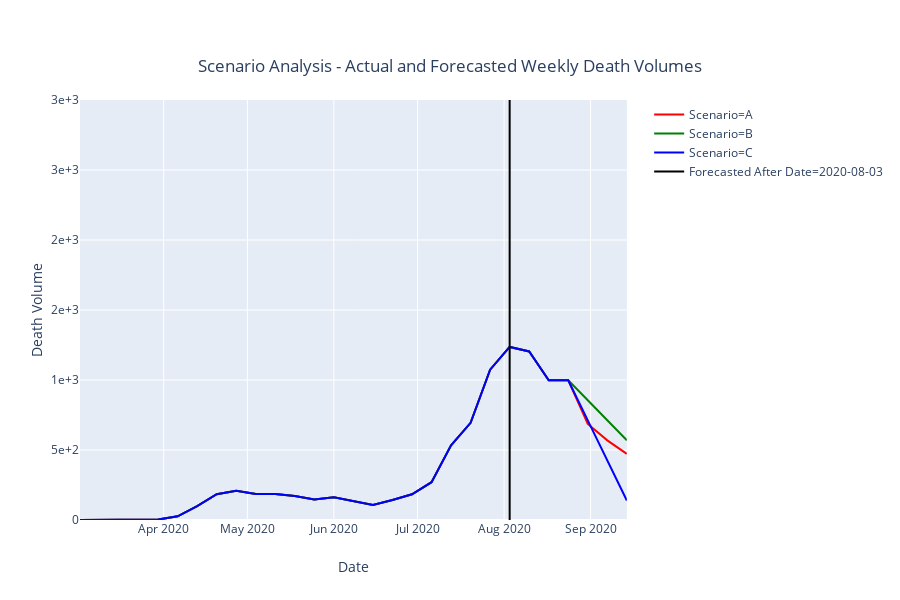

Notebook code for this chart:
### Code cell
df5 = df_agg.groupby(['DateWeek']).agg({'SceA_deaths':'sum','SceB_deaths':'sum','SceC_deaths':'sum'}).reset_index()
df5 = df5.astype({'SceA_deaths':int,'SceB_deaths':int,'SceC_deaths':int}) 

df5['Scenario']="A"
figA = px.line(df5,
             x="DateWeek",
             y='SceA_deaths',
             labels = {'DateWeek':'Date','SceA_deaths':'Death Volume'},
            color='Scenario',
            color_discrete_sequence=["red"],
             title={
                'text': "Scenario Analysis - Actual and Forecasted Weekly Death Volumes",
                'y':0.9,
                'x':0.5,
                'xanchor': 'center',
                'yanchor': 'top'})
df5['Scenario']="B"
figB = px.line(df5,
             x="DateWeek",
             y='SceB_deaths',
             labels = {'DateWeek':'Date','SceB_deaths':'Death Volume'},
               color='Scenario',
               color_discrete_sequence=["green"],
             title={
                'text': "Scenario Analysis - Actual and Forecasted Weekly Death Volumes",
                'y':0.9,
                'x':0.5,
                'xanchor': 'center',
                'yanchor': 'top'})
df5['Scenario']="C"
figC = px.line(df5,
             x="DateWeek",
             y='SceC_deaths',
             labels = {'DateWeek':'Date','SceC_deaths':'Death Volume'},
               color='Scenario',
               color_discrete_sequence=["blue"],
             title={
                'text': "Scenario Analysis - Actual and Forecasted Weekly Death Volumes",
                'y':0.9,
                'x':0.5,
                'xanchor': 'center',
                'yanchor': 'top'})

temp = {'DateWeek': [last_full_week,last_full_week],
        'SceA_deaths': [-10000.00, 10000.00],
        'binned':[last_full_week,last_full_week]
                }
temp_df = pd.DataFrame(temp, columns = ['DateWeek', 'SceA_deaths','binned'])


fig_vertical = px.line(temp_df
                ,x='DateWeek'
                ,y='SceA_deaths'
                ,color='binned'
                ,color_discrete_sequence=["black"]
               ,labels = {'DateWeek':'Date','SceA_deaths':'blah','binned':'Forecasted After Date'},
)

figA.add_trace(figB.data[0])
figA.add_trace(figC.data[0])
figA.add_trace(fig_vertical.data[0])
figA.update_traces(hovertemplate=None)
figA.update_layout(hovermode="x")
figA.update_yaxes(tickformat = ',.0', range = [0,3000])

#fig.add_bar(df2,x='TDR_Week', y='pred_deaths', barmode='stacked')


figA.show()
#py.plot(figA, filename = 'Scenario Analysis - Actual and Forecasted Weekly Death Volumes', auto_open=False)
figA.write_image("chart_images/Scenario Analysis - Actual and Forecasted Weekly Death Volumes.png")

### Figure 1 — Plotly figure (JSON) as saved in the notebook; plotly's stock layout.template omitted (floating-point values rounded to 4 significant figures)
{"data": [{"hoverlabel": {"namelength": 0}, "legendgroup": "Scenario=A", "line": {"color": "red", "dash": "solid"}, "mode": "lines", "name": "Scenario=A", "showlegend": true, "type": "scatter", "x": ["2020-03-02T00:00:00", "2020-03-09T00:00:00", "2020-03-16T00:00:00", "2020-03-23T00:00:00", "2020-03-30T00:00:00", "2020-04-06T00:00:00", "2020-04-13T00:00:00", "2020-04-20T00:00:00", "2020-04-27T00:00:00", "2020-05-04T00:00:00", "2020-05-11T00:00:00", "2020-05-18T00:00:00", "2020-05-25T00:00:00", "2020-06-01T00:00:00", "2020-06-08T00:00:00", "2020-06-15T00:00:00", "2020-06-22T00:00:00", "2020-06-29T00:00:00", "2020-07-06T00:00:00", "2020-07-13T00:00:00", "2020-07-20T00:00:00", "2020-07-27T00:00:00", "2020-08-03T00:00:00", "2020-08-10T00:00:00", "2020-08-17T00:00:00", "2020-08-24T00:00:00", "2020-08-31T00:00:00", "2020-09-07T00:00:00", "2020-09-14T00:00:00"], "xaxis": "x", "y": [0, 0, 0, 1, 3, 26, 99, 184, 208, 185, 186, 172, 147, 163, 136, 108, 143, 184, 270, 533, 694, 1074, 1236, 1204, 998, 998, 686, 569, 472], "yaxis": "y"}, {"hoverlabel": {"namelength": 0}, "legendgroup": "Scenario=B", "line": {"color": "green", "dash": "solid"}, "mode": "lines", "name": "Scenario=B", "showlegend": true, "type": "scatter", "x": ["2020-03-02T00:00:00", "2020-03-09T00:00:00", "2020-03-16T00:00:00", "2020-03-23T00:00:00", "2020-03-30T00:00:00", "2020-04-06T00:00:00", "2020-04-13T00:00:00", "2020-04-20T00:00:00", "2020-04-27T00:00:00", "2020-05-04T00:00:00", "2020-05-11T00:00:00", "2020-05-18T00:00:00", "2020-05-25T00:00:00", "2020-06-01T00:00:00", "2020-06-08T00:00:00", "2020-06-15T00:00:00", "2020-06-22T00:00:00", "2020-06-29T00:00:00", "2020-07-06T00:00:00", "2020-07-13T00:00:00", "2020-07-20T00:00:00", "2020-07-27T00:00:00", "2020-08-03T00:00:00", "2020-08-10T00:00:00", "2020-08-17T00:00:00", "2020-08-24T00:00:00", "2020-08-31T00:00:00", "2020-09-07T00:00:00", "2020-09-14T00:00:00"], "xaxis": "x", "y": [0, 0, 0, 1, 3, 26, 99, 184, 208, 185, 186, 172, 147, 163, 136, 108, 143, 184, 270, 533, 694, 1074, 1236, 1204, 998, 998, 855, 712, 569], "yaxis": "y"}, {"hoverlabel": {"namelength": 0}, "legendgroup": "Scenario=C", "line": {"color": "blue", "dash": "solid"}, "mode": "lines", "name": "Scenario=C", "showlegend": true, "type": "scatter", "x": ["2020-03-02T00:00:00", "2020-03-09T00:00:00", "2020-03-16T00:00:00", "2020-03-23T00:00:00", "2020-03-30T00:00:00", "2020-04-06T00:00:00", "2020-04-13T00:00:00", "2020-04-20T00:00:00", "2020-04-27T00:00:00", "2020-05-04T00:00:00", "2020-05-11T00:00:00", "2020-05-18T00:00:00", "2020-05-25T00:00:00", "2020-06-01T00:00:00", "2020-06-08T00:00:00", "2020-06-15T00:00:00", "2020-06-22T00:00:00", "2020-06-29T00:00:00", "2020-07-06T00:00:00", "2020-07-13T00:00:00", "2020-07-20T00:00:00", "2020-07-27T00:00:00", "2020-08-03T00:00:00", "2020-08-10T00:00:00", "2020-08-17T00:00:00", "2020-08-24T00:00:00", "2020-08-31T00:00:00", "2020-09-07T00:00:00", "2020-09-14T00:00:00"], "xaxis": "x", "y": [0, 0, 0, 1, 3, 26, 99, 184, 208, 185, 186, 172, 147, 163, 136, 108, 143, 184, 270, 533, 694, 1074, 1236, 1204, 998, 998, 712, 425, 139], "yaxis": "y"}, {"hoverlabel": {"namelength": 0}, "legendgroup": "Forecasted After Date=2020-08-03", "line": {"color": "black", "dash": "solid"}, "mode": "lines", "name": "Forecasted After Date=2020-08-03", "showlegend": true, "type": "scatter", "x": ["2020-08-03", "2020-08-03"], "xaxis": "x", "y": [-10000, 10000], "yaxis": "y"}], "layout": {"height": 600, "hovermode": "x", "legend": {"tracegroupgap": 0}, "title": {"text": "Scenario Analysis - Actual and Forecasted Weekly Death Volumes", "x": 0.5, "xanchor": "center", "y": 0.9, "yanchor": "top"}, "xaxis": {"anchor": "y", "domain": [0, 0.98], "title": {"text": "Date"}}, "yaxis": {"anchor": "x", "domain": [0, 1], "range": [0, 3000], "tickformat": ",.0", "title": {"text": "Death Volume"}}}}
